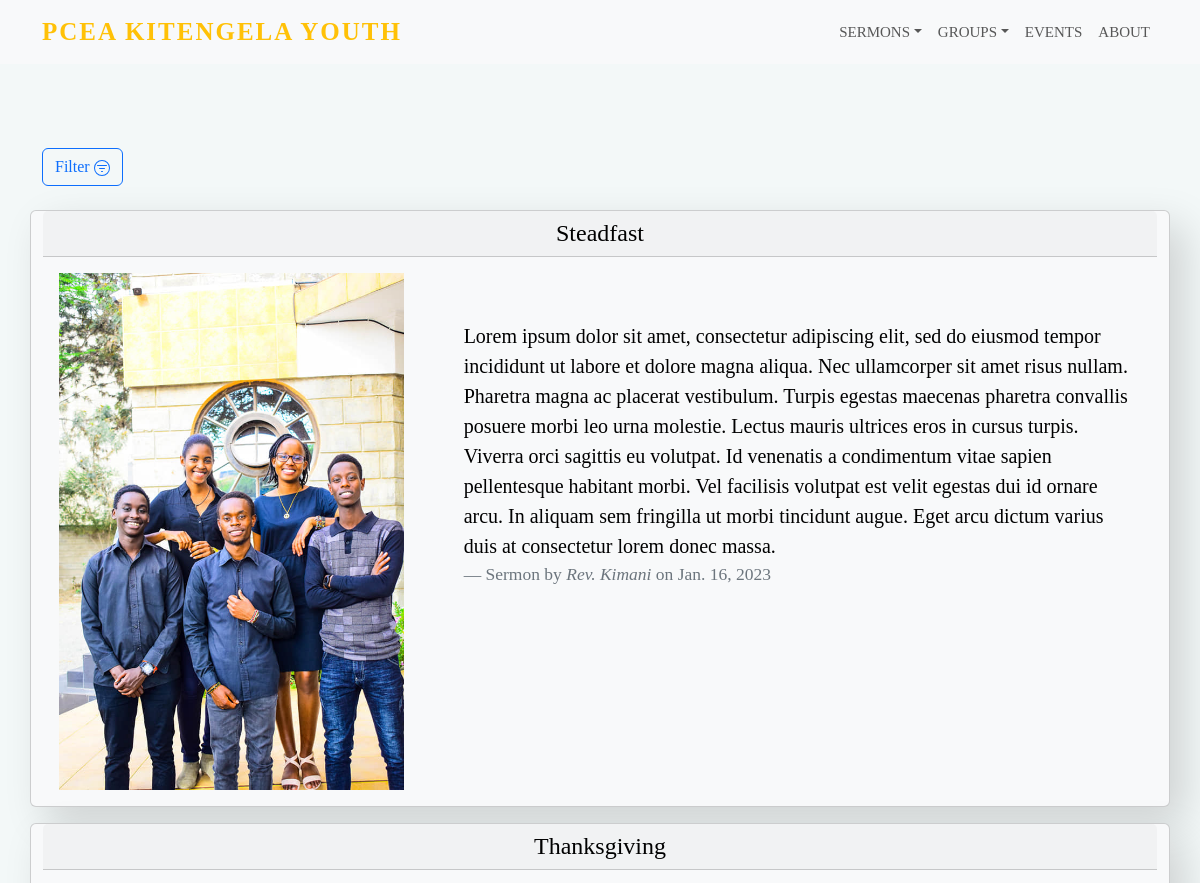
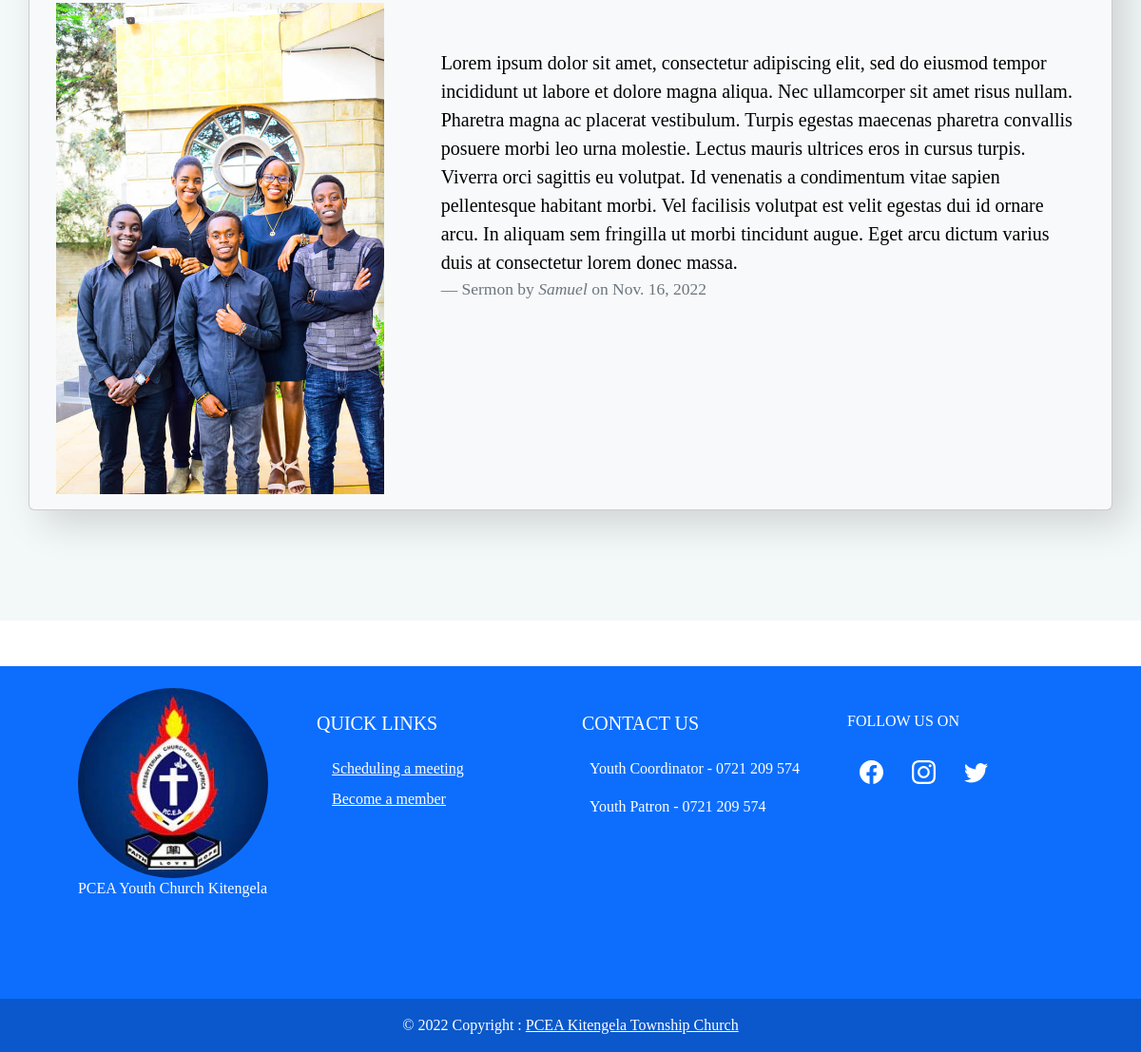
Screenshot of /sunday-service with the database file from the repository (2 pictures, top to bottom).
### main/models.py (models this page shows, shortened)
class Sermon(models.Model):
    Service = models.CharField(max_length=200, choices=SERVICE_SERMONS_CHOICES)
    Preacher = models.CharField(max_length=200)
    Date = models.DateField(default=timezone.now)
    Poster = models.ImageField(upload_to="new", blank=True)
    Scripture = models.CharField(max_length=2000)
    Sermon_title = models.CharField(max_length=200)
    Sermon = models.TextField()

### main/views.py (the view)
# urls.py: path('sunday-service', Sunday_Service),
def Sunday_Service(request):
    sermon = Sermon.objects.filter(Service="Sunday Service").order_by('-Date')
    sermon_filter = SermonFilter(request.GET, queryset=sermon)
    return render(request=request,
                  template_name='main/Sunday_Service.html',
                  context={'filter':sermon_filter})

### main/templates/main/Sunday_Service.html (shortened to what this page needs)
{% extends 'main/header.html' %}
{% block content%}
{%load bootstrap%}
{% load static%}
<section id="services" class="services section-padding">
  <div class="container">
    <button type="button" class="btn btn-outline-primary" data-bs-toggle="modal" data-bs-target="#exampleModal" data-bs-whatever="@mdo">Filter
    </button><br>
    <div class="row">
      {% for ser in filter.qs %}
      <div class="card text-bg-light mb-3">
        <h4 class="card-header text-center">
          {{ser.Sermon_title}}
        </h4>
        <div class="card-body">
          <div class="row">
            <div class="col-lg-4 col-md-12 col-12">
                <div class="about-img">
                    <img src={% static "images/Family3.jpg"%}  alt="" class="img-fluid">
                </div>
            </div>
            <div class="col-lg-8 col-md-12 col-12 ps-lg-5 mt-md-5">
                <div class="about-text">
                  <blockquote class="blockquote mb-0">
                    <p>{{ser.Sermon}}</p>
                    <footer class="blockquote-footer">Sermon by <cite title="Source Title">{{ser.Preacher}}</cite> on {{ser.Date}}</footer>
                  </blockquote>
                </div>
            </div>
          </div>
        </div>
      </div>
      {% endfor %}
    </div>
  </div>
</section>
{%endblock%}

### main/static/style.css (style rules this page uses)
* { font-family: montserrat; }
body { background: f1fff; }
.section-padding { padding: 100px 0; background: #F3F8F8; }
.services .card { box-shadow: 15px 15px 40px rgba(0,0,0,0.15); }

### rows the page displays
Sermon: Sermon_title "Steadfast", Sermon "Lorem ipsum dolor sit amet, consectetur adipiscing elit, sed do eiusmod tempor incididunt ut labore et dolore magna aliqua. Nec ullamcorper sit amet risus nullam. Pharetra magna ac placerat vestibulum. Turpis egestas maecenas pharetra convallis posuere morbi leo urna molestie. Lectus mauris ultrices eros in cursus turpis. Viverra orci sagittis eu volutpat. Id venenatis a condimentum vitae sapien pellentesque habitant morbi. Vel facilisis volutpat est velit egestas dui id ornare arcu. In aliquam sem fringilla ut morbi tincidunt augue. Eget arcu dictum varius duis at consectetur lorem donec massa.", Preacher "Rev. Kimani", Date "Jan. 16, 2023"
Sermon: Sermon_title "Thanksgiving", Sermon "Lorem ipsum dolor sit amet, consectetur adipiscing elit, sed do eiusmod tempor incididunt ut labore et dolore magna aliqua. Nec ullamcorper sit amet risus nullam. Pharetra magna ac placerat vestibulum. Turpis egestas maecenas pharetra convallis posuere morbi leo urna molestie. Lectus mauris ultrices eros in cursus turpis. Viverra orci sagittis eu volutpat. Id venenatis a condimentum vitae sapien pellentesque habitant morbi. Vel facilisis volutpat est velit egestas dui id ornare arcu. In aliquam sem fringilla ut morbi tincidunt augue. Eget arcu dictum varius duis at consectetur lorem donec massa.", Preacher "Samuel", Date "Nov. 16, 2022"
